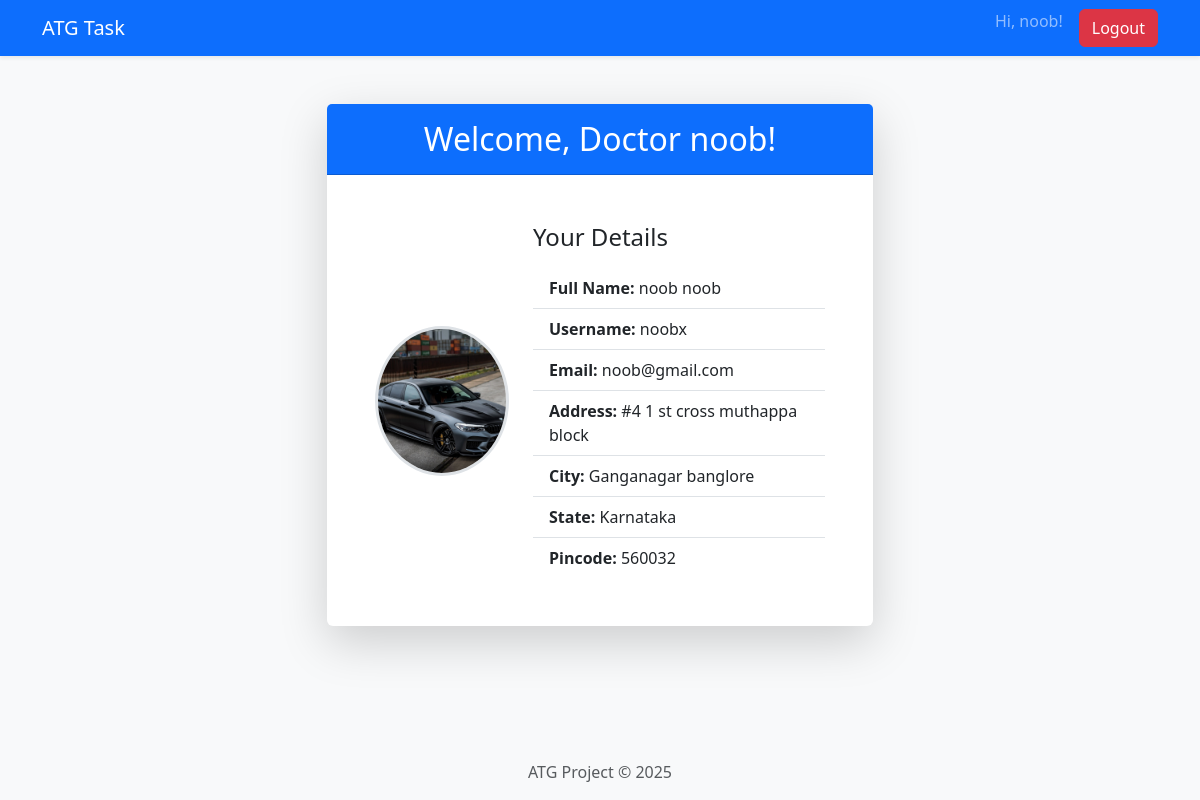
/dashboard/doctor/ (signed in), run on the app's committed database.
### users/models.py (models this page shows, shortened)
class Profile(models.Model):
    USER_TYPE_CHOICES = (
        ('patient', 'Patient'),
        ('doctor', 'Doctor'),
    )
    user = models.OneToOneField(User, on_delete=models.CASCADE)
    profile_picture = models.ImageField(upload_to='profile_pics/')
    address_line1 = models.CharField(max_length=255)
    city = models.CharField(max_length=100)
    state = models.CharField(max_length=100)
    pincode = models.CharField(max_length=6)
    user_type = models.CharField(max_length=10, choices=USER_TYPE_CHOICES)

### users/views.py (the view)
# urls.py: path('dashboard/doctor/', views.doctor_dashboard, name='doctor_dashboard'),
@login_required
def doctor_dashboard(request):
    if request.user.profile.user_type != 'doctor':
        return redirect('patient_dashboard') # Or a 403 forbidden page
    profile = request.user.profile
    return render(request, 'users/dashboard.html', {'profile': profile})

### users/templates/users/dashboard.html
{% extends 'users/base.html' %}
{% block content %}
<div class="card shadow-lg border-0">
    <div class="card-header bg-primary text-white text-center py-3">
        <h2 class="mb-0">Welcome, {{ profile.get_user_type_display }} {{ profile.user.first_name }}!</h2>
    </div>
    <div class="card-body p-4 p-md-5">
        <div class="row g-4 align-items-center">
            <div class="col-md-4 text-center">
                {% if profile.profile_picture %}
                    <img src="{{ profile.profile_picture.url }}"
                         alt="{{ profile.user.username }}'s Profile Picture"
                         class="img-fluid rounded-circle border border-3"
                         style="width: 150px; height: 150px; object-fit: cover;">
                {% else %}
                    <img src="https://via.placeholder.com/150"
                         alt="Default Profile Picture"
                         class="img-fluid rounded-circle border border-3">
                {% endif %}
            </div>
            <div class="col-md-8">
                <h4 class="mb-3">Your Details</h4>
                <ul class="list-group list-group-flush">
                    <li class="list-group-item">
                        <strong>Full Name:</strong> {{ profile.user.first_name }} {{ profile.user.last_name }}
                    </li>
                    <li class="list-group-item">
                        <strong>Username:</strong> {{ profile.user.username }}
                    </li>
                    <li class="list-group-item">
                        <strong>Email:</strong> {{ profile.user.email }}
                    </li>
                    <li class="list-group-item">
                        <strong>Address:</strong> {{ profile.address_line1 }}
                    </li>
                    <li class="list-group-item">
                        <strong>City:</strong> {{ profile.city }}
                    </li>
                    <li class="list-group-item">
                        <strong>State:</strong> {{ profile.state }}
                    </li>
                    <li class="list-group-item">
                        <strong>Pincode:</strong> {{ profile.pincode }}
                    </li>
                </ul>
            </div>
        </div>
    </div>
</div>
{% endblock %}

### users/templates/users/base.html (shortened to what this page needs)
<!DOCTYPE html>
<html lang="en">
<head>
    <link href="https://cdn.jsdelivr.net/npm/bootstrap@5.3.3/dist/css/bootstrap.min.css" rel="stylesheet">
</head>
<body class="d-flex flex-column min-vh-100">
    <nav class="navbar navbar-expand-lg navbar-dark bg-primary shadow-sm">
        <div class="container">
            <a class="navbar-brand" href="/">ATG Task</a>
            <div class="collapse navbar-collapse" id="navbarNav">
                <ul class="navbar-nav ms-auto">
                    {% if user.is_authenticated %}
                        <li class="nav-item">
                            <span class="navbar-text me-3">
                                Hi, {{ user.first_name }}!
                            </span>
                        </li>
                        <li class="nav-item">
                            <a class="btn btn-danger" href="{% url 'logout' %}">Logout</a>
                        </li>
                    {% endif %}
                </ul>
            </div>
        </div>
    </nav>
    <div class="container mt-5 mb-5">
        <div class="row justify-content-center">
            <div class="col-md-8 col-lg-6">
                {% block content %}
                {% endblock %}
            </div>
        </div>
    </div>
    <footer class="mt-auto py-3 bg-light text-center">
        <div class="container">
            <span class="text-muted">ATG Project &copy; 2025</span>
        </div>
    </footer>
</body>
</html>

### users/templates/users/base.html (style rules this page uses)
body { background-color: #f8f9fa; }

### data on the page
Profile: user_type "Doctor", user.first_name "noob", profile_picture (picture), user.last_name "noob", user.username "noobx", user.email "noob@gmail.com", address_line1 "#4 1 st cross muthappa block", city "Ganganagar banglore", state "Karnataka", pincode "560032"

### other printed values
{{ user.first_name }} "noob"
